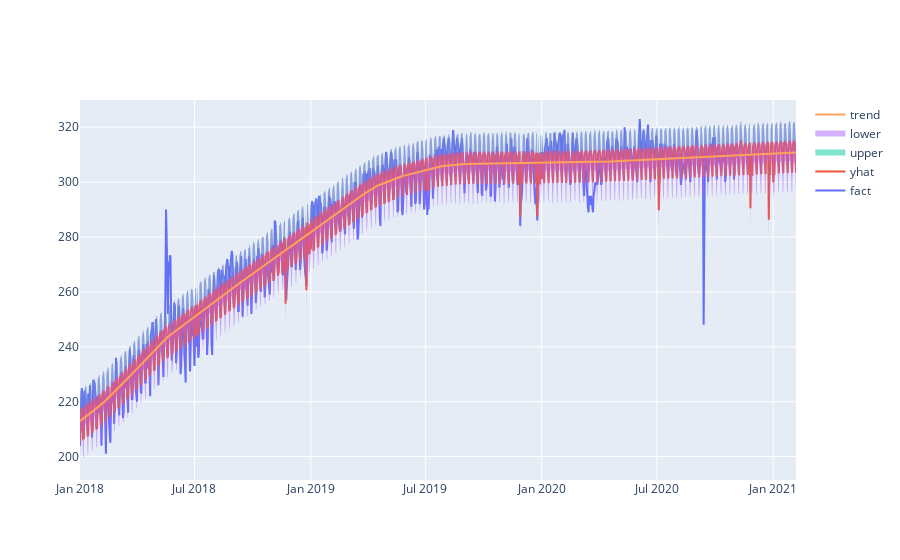

The notebook cell this image was saved under:
### Markdown cell above
Рисуем финалный интерактивный график прогноза

### Code cell
iplot([
    go.Scatter(x=df['ds'], y=df['y'], name='fact'),
    go.Scatter(x=final_forecast['ds'], y=final_forecast['yhat'], name='yhat'),
    go.Scatter(x=final_forecast['ds'], y=final_forecast['yhat_upper'], fill='tonexty', mode='none', name='upper'),
    go.Scatter(x=final_forecast['ds'], y=final_forecast['yhat_lower'], fill='tonexty', mode='none', name='lower'),
    go.Scatter(x=final_forecast['ds'], y=final_forecast['trend'], name='trend')
])

### Figure 1 — Plotly figure (JSON) as saved in the notebook; plotly's stock layout.template omitted (floating-point values rounded to 4 significant figures; data arrays with more than 128 entries replaced by an {"elided": "..."} marker saying what was removed)
{"data": [{"name": "fact", "type": "scatter", "x": {"elided": "1043 str values"}, "y": {"elided": "1043 int values"}}, {"name": "yhat", "type": "scatter", "x": {"elided": "1133 str values"}, "y": {"elided": "1133 float values"}}, {"fill": "tonexty", "mode": "none", "name": "upper", "type": "scatter", "x": {"elided": "1133 str values"}, "y": {"elided": "1133 float values"}}, {"fill": "tonexty", "mode": "none", "name": "lower", "type": "scatter", "x": {"elided": "1133 str values"}, "y": {"elided": "1133 float values"}}, {"name": "trend", "type": "scatter", "x": {"elided": "1133 str values"}, "y": {"elided": "1133 float values"}}], "layout": {}}
